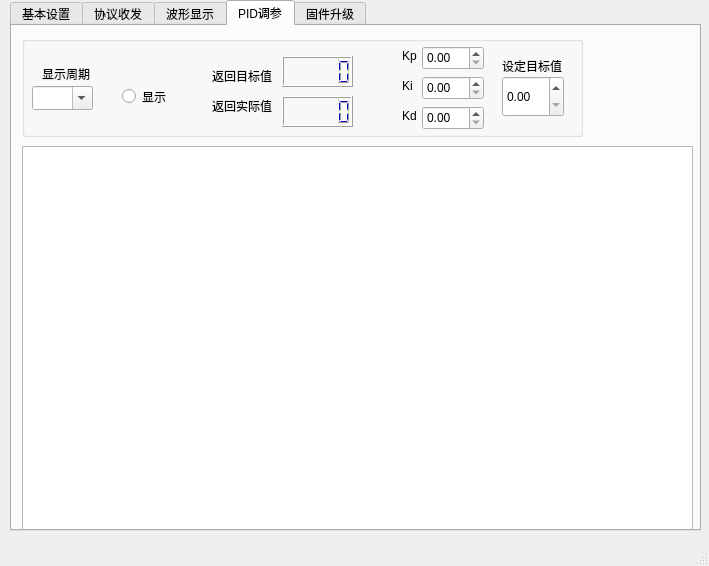
<?xml version="1.0" encoding="UTF-8"?>
<ui version="4.0">
 <class>MainWindow</class>
 <widget class="QMainWindow" name="MainWindow">
  <property name="geometry">
   <rect>
    <x>0</x>
    <y>0</y>
    <width>709</width>
    <height>566</height>
   </rect>
  </property>
  <property name="windowTitle">
   <string>MainWindow</string>
  </property>
  <widget class="QWidget" name="centralwidget">
   <widget class="QTabWidget" name="tabWidget">
    <property name="geometry">
     <rect>
      <x>10</x>
      <y>0</y>
      <width>691</width>
      <height>531</height>
     </rect>
    </property>
    <property name="currentIndex">
     <number>3</number>
    </property>
    <widget class="QWidget" name="tab">
     <attribute name="title">
      <string>基本设置</string>
     </attribute>
     <widget class="QGroupBox" name="groupBox_5">
      <property name="geometry">
       <rect>
        <x>10</x>
        <y>10</y>
        <width>371</width>
        <height>131</height>
       </rect>
      </property>
      <property name="title">
       <string>串口选择</string>
      </property>
      <widget class="QLabel" name="label_chooseCom">
       <property name="geometry">
        <rect>
         <x>10</x>
         <y>30</y>
         <width>54</width>
         <height>16</height>
        </rect>
       </property>
       <property name="text">
        <string>选择串口</string>
       </property>
      </widget>
      <widget class="NewComboBox" name="comboBox_chooseCom">
       <property name="geometry">
        <rect>
         <x>80</x>
         <y>30</y>
         <width>281</width>
         <height>24</height>
        </rect>
       </property>
      </widget>
      <widget class="QLabel" name="label_setBuad">
       <property name="geometry">
        <rect>
         <x>10</x>
         <y>60</y>
         <width>54</width>
         <height>16</height>
        </rect>
       </property>
       <property name="text">
        <string>波特率</string>
       </property>
      </widget>
      <widget class="QComboBox" name="comboBox_setBuad">
       <property name="geometry">
        <rect>
         <x>80</x>
         <y>60</y>
         <width>72</width>
         <height>24</height>
        </rect>
       </property>
       <property name="editable">
        <bool>true</bool>
       </property>
       <property name="currentText">
        <string/>
       </property>
       <property name="currentIndex">
        <number>-1</number>
       </property>
      </widget>
      <widget class="QPushButton" name="pushButton_openSerialPort">
       <property name="geometry">
        <rect>
         <x>10</x>
         <y>100</y>
         <width>80</width>
         <height>24</height>
        </rect>
       </property>
       <property name="text">
        <string>打开串口</string>
       </property>
      </widget>
      <widget class="QPushButton" name="pushButton_closeSerialPort">
       <property name="geometry">
        <rect>
         <x>100</x>
         <y>100</y>
         <width>80</width>
         <height>24</height>
        </rect>
       </property>
       <property name="text">
        <string>关闭串口</string>
       </property>
      </widget>
     </widget>
     <widget class="QGroupBox" name="groupBox_2">
      <property name="geometry">
       <rect>
        <x>10</x>
        <y>150</y>
        <width>421</width>
        <height>251</height>
       </rect>
      </property>
      <property name="title">
       <string>接收</string>
      </property>
      <widget class="QTextEdit" name="textEdit_RecData">
       <property name="geometry">
        <rect>
         <x>0</x>
         <y>90</y>
         <width>411</width>
         <height>161</height>
        </rect>
       </property>
       <property name="lineWrapMode">
        <enum>QTextEdit::WidgetWidth</enum>
       </property>
       <property name="lineWrapColumnOrWidth">
        <number>0</number>
       </property>
      </widget>
      <widget class="QLCDNumber" name="lcdNumber_rcvPackets">
       <property name="geometry">
        <rect>
         <x>80</x>
         <y>30</y>
         <width>64</width>
         <height>23</height>
        </rect>
       </property>
       <property name="styleSheet">
        <string notr="true">color:rgb(0, 0, 192);</string>
       </property>
      </widget>
      <widget class="QLabel" name="label_2">
       <property name="geometry">
        <rect>
         <x>20</x>
         <y>30</y>
         <width>41</width>
         <height>16</height>
        </rect>
       </property>
       <property name="text">
        <string>接收帧</string>
       </property>
      </widget>
      <widget class="QCheckBox" name="checkBox_timeStamp">
       <property name="geometry">
        <rect>
         <x>170</x>
         <y>30</y>
         <width>71</width>
         <height>22</height>
        </rect>
       </property>
       <property name="text">
        <string>时间戳</string>
       </property>
      </widget>
      <widget class="QCheckBox" name="checkBox_hexRcv">
       <property name="geometry">
        <rect>
         <x>170</x>
         <y>60</y>
         <width>71</width>
         <height>22</height>
        </rect>
       </property>
       <property name="text">
        <string>HEX接收</string>
       </property>
       <property name="checked">
        <bool>true</bool>
       </property>
      </widget>
      <widget class="QPushButton" name="pushButton_serialPortOutputToFile">
       <property name="geometry">
        <rect>
         <x>290</x>
         <y>30</y>
         <width>80</width>
         <height>24</height>
        </rect>
       </property>
       <property name="text">
        <string>输出到文件</string>
       </property>
      </widget>
      <widget class="QPushButton" name="pushButton_clearRcv">
       <property name="geometry">
        <rect>
         <x>290</x>
         <y>60</y>
         <width>80</width>
         <height>24</height>
        </rect>
       </property>
       <property name="text">
        <string>清除接收</string>
       </property>
      </widget>
     </widget>
     <widget class="QGroupBox" name="groupBox">
      <property name="geometry">
       <rect>
        <x>10</x>
        <y>410</y>
        <width>421</width>
        <height>101</height>
       </rect>
      </property>
      <property name="title">
       <string>发送</string>
      </property>
      <widget class="QLabel" name="label_3">
       <property name="geometry">
        <rect>
         <x>10</x>
         <y>30</y>
         <width>41</width>
         <height>16</height>
        </rect>
       </property>
       <property name="text">
        <string>发送帧</string>
       </property>
      </widget>
      <widget class="QLCDNumber" name="lcdNumber_sendPackets">
       <property name="geometry">
        <rect>
         <x>60</x>
         <y>30</y>
         <width>64</width>
         <height>23</height>
        </rect>
       </property>
       <property name="styleSheet">
        <string notr="true">color:rgb(0, 0, 192);</string>
       </property>
      </widget>
      <widget class="QCheckBox" name="checkBox_sendNewLine">
       <property name="geometry">
        <rect>
         <x>160</x>
         <y>30</y>
         <width>71</width>
         <height>22</height>
        </rect>
       </property>
       <property name="text">
        <string>发送新行</string>
       </property>
      </widget>
      <widget class="QCheckBox" name="checkBox_hexSend">
       <property name="geometry">
        <rect>
         <x>250</x>
         <y>30</y>
         <width>51</width>
         <height>22</height>
        </rect>
       </property>
       <property name="text">
        <string>HEX</string>
       </property>
       <property name="checked">
        <bool>true</bool>
       </property>
      </widget>
      <widget class="QCheckBox" name="checkBox_timedSend">
       <property name="geometry">
        <rect>
         <x>310</x>
         <y>30</y>
         <width>91</width>
         <height>22</height>
        </rect>
       </property>
       <property name="text">
        <string>定时 ms</string>
       </property>
      </widget>
      <widget class="QComboBox" name="comboBox_timedSend">
       <property name="geometry">
        <rect>
         <x>310</x>
         <y>60</y>
         <width>72</width>
         <height>24</height>
        </rect>
       </property>
       <property name="editable">
        <bool>true</bool>
       </property>
       <property name="currentText">
        <string/>
       </property>
       <property name="currentIndex">
        <number>-1</number>
       </property>
      </widget>
      <widget class="QPushButton" name="pushButton_sendData">
       <property name="geometry">
        <rect>
         <x>250</x>
         <y>60</y>
         <width>51</width>
         <height>24</height>
        </rect>
       </property>
       <property name="text">
        <string>发送</string>
       </property>
      </widget>
      <widget class="QLineEdit" name="lineEdit_sendData">
       <property name="geometry">
        <rect>
         <x>10</x>
         <y>70</y>
         <width>221</width>
         <height>21</height>
        </rect>
       </property>
      </widget>
     </widget>
    </widget>
    <widget class="QWidget" name="tab_2">
     <attribute name="title">
      <string>协议收发</string>
     </attribute>
     <widget class="QGroupBox" name="groupBox_6">
      <property name="geometry">
       <rect>
        <x>20</x>
        <y>20</y>
        <width>421</width>
        <height>151</height>
       </rect>
      </property>
      <property name="title">
       <string>组包</string>
      </property>
      <widget class="QLabel" name="labelCmd1">
       <property name="geometry">
        <rect>
         <x>10</x>
         <y>30</y>
         <width>54</width>
         <height>16</height>
        </rect>
       </property>
       <property name="text">
        <string>CMD1</string>
       </property>
      </widget>
      <widget class="QLabel" name="labelCmd2">
       <property name="geometry">
        <rect>
         <x>70</x>
         <y>30</y>
         <width>54</width>
         <height>16</height>
        </rect>
       </property>
       <property name="text">
        <string>CMD2</string>
       </property>
      </widget>
      <widget class="QLabel" name="labelData">
       <property name="geometry">
        <rect>
         <x>140</x>
         <y>30</y>
         <width>54</width>
         <height>16</height>
        </rect>
       </property>
       <property name="text">
        <string>Data</string>
       </property>
      </widget>
      <widget class="QLineEdit" name="lineEditCmd1">
       <property name="geometry">
        <rect>
         <x>10</x>
         <y>50</y>
         <width>31</width>
         <height>23</height>
        </rect>
       </property>
      </widget>
      <widget class="QLineEdit" name="lineEditCmd2">
       <property name="geometry">
        <rect>
         <x>70</x>
         <y>50</y>
         <width>31</width>
         <height>23</height>
        </rect>
       </property>
      </widget>
      <widget class="QLineEdit" name="lineEditData">
       <property name="geometry">
        <rect>
         <x>120</x>
         <y>50</y>
         <width>151</width>
         <height>23</height>
        </rect>
       </property>
      </widget>
      <widget class="QPushButton" name="pushButton_convert">
       <property name="geometry">
        <rect>
         <x>300</x>
         <y>50</y>
         <width>61</width>
         <height>24</height>
        </rect>
       </property>
       <property name="text">
        <string>转换</string>
       </property>
      </widget>
      <widget class="QLineEdit" name="lineEdit_protocalData">
       <property name="geometry">
        <rect>
         <x>0</x>
         <y>100</y>
         <width>291</width>
         <height>31</height>
        </rect>
       </property>
      </widget>
      <widget class="QPushButton" name="pushButton_clearConvertData">
       <property name="geometry">
        <rect>
         <x>300</x>
         <y>100</y>
         <width>41</width>
         <height>24</height>
        </rect>
       </property>
       <property name="text">
        <string>清除</string>
       </property>
      </widget>
      <widget class="QPushButton" name="pushButton_sendProtocalData">
       <property name="geometry">
        <rect>
         <x>350</x>
         <y>100</y>
         <width>41</width>
         <height>24</height>
        </rect>
       </property>
       <property name="text">
        <string>发送</string>
       </property>
      </widget>
     </widget>
     <widget class="QTableWidget" name="tableWidget">
      <property name="geometry">
       <rect>
        <x>20</x>
        <y>220</y>
        <width>421</width>
        <height>261</height>
       </rect>
      </property>
     </widget>
    </widget>
    <widget class="QWidget" name="tab_3">
     <attribute name="title">
      <string>波形显示</string>
     </attribute>
     <widget class="TChartView" name="chartViewBar">
      <property name="geometry">
       <rect>
        <x>0</x>
        <y>100</y>
        <width>671</width>
        <height>391</height>
       </rect>
      </property>
     </widget>
     <widget class="QGroupBox" name="groupBox_3">
      <property name="geometry">
       <rect>
        <x>0</x>
        <y>-10</y>
        <width>561</width>
        <height>101</height>
       </rect>
      </property>
      <property name="title">
       <string/>
      </property>
      <widget class="QLabel" name="label">
       <property name="geometry">
        <rect>
         <x>10</x>
         <y>30</y>
         <width>54</width>
         <height>16</height>
        </rect>
       </property>
       <property name="text">
        <string>显示周期</string>
       </property>
      </widget>
      <widget class="NewComboBox" name="comboBox_showPeriod">
       <property name="geometry">
        <rect>
         <x>10</x>
         <y>50</y>
         <width>61</width>
         <height>24</height>
        </rect>
       </property>
       <property name="editable">
        <bool>true</bool>
       </property>
      </widget>
      <widget class="QPushButton" name="pushButton_zoomIn">
       <property name="geometry">
        <rect>
         <x>110</x>
         <y>30</y>
         <width>31</width>
         <height>24</height>
        </rect>
       </property>
       <property name="text">
        <string>放大</string>
       </property>
      </widget>
      <widget class="QPushButton" name="pushButton_zoomOut">
       <property name="geometry">
        <rect>
         <x>150</x>
         <y>30</y>
         <width>31</width>
         <height>24</height>
        </rect>
       </property>
       <property name="text">
        <string>缩小</string>
       </property>
      </widget>
      <widget class="QPushButton" name="pushButton_zoomReset">
       <property name="geometry">
        <rect>
         <x>110</x>
         <y>60</y>
         <width>80</width>
         <height>24</height>
        </rect>
       </property>
       <property name="text">
        <string>原始大小</string>
       </property>
      </widget>
      <widget class="QLabel" name="label_4">
       <property name="geometry">
        <rect>
         <x>240</x>
         <y>40</y>
         <width>31</width>
         <height>16</height>
        </rect>
       </property>
       <property name="text">
        <string>电压</string>
       </property>
      </widget>
      <widget class="QLCDNumber" name="lcdnumber_vlotage">
       <property name="geometry">
        <rect>
         <x>270</x>
         <y>20</y>
         <width>81</width>
         <height>41</height>
        </rect>
       </property>
       <property name="styleSheet">
        <string notr="true">color:rgb(0, 0, 192);</string>
       </property>
      </widget>
      <widget class="QPushButton" name="pushButton_serialPortOutputToFileWaveData">
       <property name="geometry">
        <rect>
         <x>370</x>
         <y>30</y>
         <width>80</width>
         <height>24</height>
        </rect>
       </property>
       <property name="text">
        <string>输出到文件</string>
       </property>
      </widget>
      <widget class="QRadioButton" name="radioButton_showWave">
       <property name="geometry">
        <rect>
         <x>470</x>
         <y>30</y>
         <width>51</width>
         <height>22</height>
        </rect>
       </property>
       <property name="text">
        <string>显示</string>
       </property>
      </widget>
     </widget>
    </widget>
    <widget class="QWidget" name="tab_4">
     <attribute name="title">
      <string>PID调参</string>
     </attribute>
     <widget class="QGroupBox" name="groupBox_4">
      <property name="geometry">
       <rect>
        <x>10</x>
        <y>10</y>
        <width>561</width>
        <height>101</height>
       </rect>
      </property>
      <property name="title">
       <string/>
      </property>
      <widget class="QLabel" name="label_5">
       <property name="geometry">
        <rect>
         <x>20</x>
         <y>30</y>
         <width>54</width>
         <height>16</height>
        </rect>
       </property>
       <property name="text">
        <string>显示周期</string>
       </property>
      </widget>
      <widget class="NewComboBox" name="comboBox_pidShowPeriod">
       <property name="geometry">
        <rect>
         <x>10</x>
         <y>50</y>
         <width>61</width>
         <height>24</height>
        </rect>
       </property>
       <property name="editable">
        <bool>true</bool>
       </property>
      </widget>
      <widget class="QLabel" name="label_6">
       <property name="geometry">
        <rect>
         <x>190</x>
         <y>30</y>
         <width>61</width>
         <height>20</height>
        </rect>
       </property>
       <property name="text">
        <string>返回目标值</string>
       </property>
      </widget>
      <widget class="QLCDNumber" name="lcdnumber_pidTarget">
       <property name="geometry">
        <rect>
         <x>260</x>
         <y>20</y>
         <width>71</width>
         <height>31</height>
        </rect>
       </property>
       <property name="styleSheet">
        <string notr="true">color:rgb(0, 0, 192);</string>
       </property>
      </widget>
      <widget class="QRadioButton" name="radioButton_pidShow">
       <property name="geometry">
        <rect>
         <x>100</x>
         <y>40</y>
         <width>51</width>
         <height>41</height>
        </rect>
       </property>
       <property name="text">
        <string>显示</string>
       </property>
       <property name="iconSize">
        <size>
         <width>20</width>
         <height>20</height>
        </size>
       </property>
      </widget>
      <widget class="QLabel" name="label_7">
       <property name="geometry">
        <rect>
         <x>190</x>
         <y>60</y>
         <width>61</width>
         <height>20</height>
        </rect>
       </property>
       <property name="text">
        <string>返回实际值</string>
       </property>
      </widget>
      <widget class="QLCDNumber" name="lcdnumber_pidActual">
       <property name="geometry">
        <rect>
         <x>260</x>
         <y>60</y>
         <width>71</width>
         <height>31</height>
        </rect>
       </property>
       <property name="styleSheet">
        <string notr="true">color:rgb(0, 0, 192);</string>
       </property>
      </widget>
      <widget class="QLabel" name="label_8">
       <property name="geometry">
        <rect>
         <x>380</x>
         <y>10</y>
         <width>41</width>
         <height>20</height>
        </rect>
       </property>
       <property name="text">
        <string>Kp</string>
       </property>
      </widget>
      <widget class="QLabel" name="label_9">
       <property name="geometry">
        <rect>
         <x>380</x>
         <y>40</y>
         <width>41</width>
         <height>20</height>
        </rect>
       </property>
       <property name="text">
        <string>Ki</string>
       </property>
      </widget>
      <widget class="QLabel" name="label_10">
       <property name="geometry">
        <rect>
         <x>380</x>
         <y>70</y>
         <width>41</width>
         <height>20</height>
        </rect>
       </property>
       <property name="text">
        <string>Kd</string>
       </property>
      </widget>
      <widget class="QLabel" name="label_11">
       <property name="geometry">
        <rect>
         <x>480</x>
         <y>20</y>
         <width>61</width>
         <height>20</height>
        </rect>
       </property>
       <property name="text">
        <string>设定目标值</string>
       </property>
      </widget>
      <widget class="QDoubleSpinBox" name="doubleSpinBox_pidKp">
       <property name="geometry">
        <rect>
         <x>400</x>
         <y>10</y>
         <width>62</width>
         <height>24</height>
        </rect>
       </property>
       <property name="singleStep">
        <double>0.100000000000000</double>
       </property>
      </widget>
      <widget class="QDoubleSpinBox" name="doubleSpinBox_pidKi">
       <property name="geometry">
        <rect>
         <x>400</x>
         <y>40</y>
         <width>62</width>
         <height>24</height>
        </rect>
       </property>
       <property name="singleStep">
        <double>0.010000000000000</double>
       </property>
      </widget>
      <widget class="QDoubleSpinBox" name="doubleSpinBox_pidKd">
       <property name="geometry">
        <rect>
         <x>400</x>
         <y>70</y>
         <width>62</width>
         <height>24</height>
        </rect>
       </property>
       <property name="singleStep">
        <double>0.010000000000000</double>
       </property>
      </widget>
      <widget class="QDoubleSpinBox" name="doubleSpinBox_pidTar">
       <property name="geometry">
        <rect>
         <x>480</x>
         <y>40</y>
         <width>62</width>
         <height>41</height>
        </rect>
       </property>
       <property name="singleStep">
        <double>10.000000000000000</double>
       </property>
      </widget>
     </widget>
     <widget class="TChartView" name="chartViewPid">
      <property name="geometry">
       <rect>
        <x>10</x>
        <y>120</y>
        <width>671</width>
        <height>391</height>
       </rect>
      </property>
     </widget>
    </widget>
    <widget class="QWidget" name="tab_5">
     <attribute name="title">
      <string>固件升级</string>
     </attribute>
     <widget class="QLineEdit" name="lineEdit_fwUpdateFile">
      <property name="geometry">
       <rect>
        <x>20</x>
        <y>60</y>
        <width>361</width>
        <height>23</height>
       </rect>
      </property>
     </widget>
     <widget class="QPushButton" name="pushButton_chooseFwUpdateFile">
      <property name="geometry">
       <rect>
        <x>390</x>
        <y>60</y>
        <width>80</width>
        <height>24</height>
       </rect>
      </property>
      <property name="text">
       <string>选择文件</string>
      </property>
     </widget>
     <widget class="QTextEdit" name="textEdit_fwUpdateFile">
      <property name="geometry">
       <rect>
        <x>20</x>
        <y>100</y>
        <width>361</width>
        <height>191</height>
       </rect>
      </property>
     </widget>
     <widget class="QPushButton" name="pushButton_startFwUpdate">
      <property name="geometry">
       <rect>
        <x>390</x>
        <y>100</y>
        <width>41</width>
        <height>24</height>
       </rect>
      </property>
      <property name="text">
       <string>开始</string>
      </property>
     </widget>
     <widget class="QPushButton" name="pushButton_stopFwUpdate">
      <property name="geometry">
       <rect>
        <x>430</x>
        <y>100</y>
        <width>41</width>
        <height>24</height>
       </rect>
      </property>
      <property name="text">
       <string>暂停</string>
      </property>
     </widget>
     <widget class="QTextEdit" name="textEdit_fwRcvInfo">
      <property name="geometry">
       <rect>
        <x>20</x>
        <y>350</y>
        <width>511</width>
        <height>41</height>
       </rect>
      </property>
     </widget>
     <widget class="QTextEdit" name="textEdit_fwSendInfo">
      <property name="geometry">
       <rect>
        <x>20</x>
        <y>300</y>
        <width>511</width>
        <height>41</height>
       </rect>
      </property>
     </widget>
    </widget>
   </widget>
  </widget>
  <widget class="QMenuBar" name="menubar">
   <property name="geometry">
    <rect>
     <x>0</x>
     <y>0</y>
     <width>709</width>
     <height>21</height>
    </rect>
   </property>
  </widget>
  <widget class="QStatusBar" name="statusbar"/>
 </widget>
 <customwidgets>
  <customwidget>
   <class>NewComboBox</class>
   <extends>QComboBox</extends>
   <header location="global">newcombobox.h</header>
  </customwidget>
  <customwidget>
   <class>TChartView</class>
   <extends>QGraphicsView</extends>
   <header location="global">tchartview.h</header>
  </customwidget>
 </customwidgets>
 <resources/>
 <connections/>
</ui>
